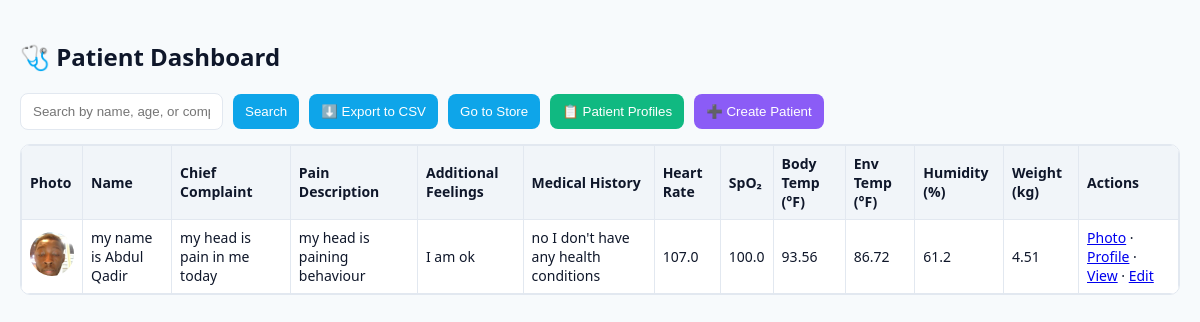
Screenshot of /dashboard (signed in) with the database file from the repository.
### tables this page shows
CREATE TABLE patients (
                id INTEGER PRIMARY KEY AUTOINCREMENT,
                photo TEXT,
                name TEXT,
                age INTEGER,
                gender TEXT,
                contact TEXT,
                address TEXT,
                chief_complaint TEXT,
                pain_level TEXT,
                pain_description TEXT,
                additional_symptoms TEXT,
                medical_history TEXT,
                emergency_name TEXT,
                emergency_relation TEXT,
                emergency_gender TEXT,
                emergency_contact TEXT,
                emergency_address TEXT,
                heart_rate REAL,
                spo2 REAL,
                body_temp_f REAL,
                env_temp_f REAL,
                created_at TIMESTAMP DEFAULT CURRENT_TIMESTAMP
            , humidity_percent REAL, weight_kg REAL, profile_id INTEGER);

### app.py (the view)
    def decorated(*args, **kwargs):
        if not session.get('doctor_ok'):
            return redirect(url_for('doctor_login'))
        return f(*args, **kwargs)

### app.py (called while the page is built)
def doctor_required(f):
    def decorated(*args, **kwargs):
        if not session.get('doctor_ok'):
            return redirect(url_for('doctor_login'))
        return f(*args, **kwargs)
    try:
        decorated.__name__ = f.__name__
    except Exception:
        pass
    return decorated

@app.route('/dashboard')
@doctor_required
def dashboard():
    q = request.args.get('q')
    rows = query_patients(q)
    return render_template('dashboard.html', rows=rows, q=q)

### db.py (called while the page is built)
def get_conn() -> sqlite3.Connection:
    conn = sqlite3.connect(DB_PATH)
    conn.row_factory = sqlite3.Row
    return conn

def query_patients(search: Optional[str] = None) -> Iterable[sqlite3.Row]:
    with get_conn() as conn:
        if search:
            like = f"%{search}%"
            cur = conn.execute(
                """
                SELECT * FROM patients
                WHERE COALESCE(name,'') LIKE ?
                   OR COALESCE(age,'') LIKE ?
                   OR COALESCE(chief_complaint,'') LIKE ?
                ORDER BY datetime(created_at) DESC
                """,
                (like, like, like),
            )
        else:
            cur = conn.execute(
                "SELECT * FROM patients ORDER BY datetime(created_at) DESC"
            )
        return cur.fetchall()

### templates/dashboard.html (shortened to what this page needs)
<!DOCTYPE html>
<html lang="en">
<head>
    <link rel="stylesheet" href="https://cdnjs.cloudflare.com/ajax/libs/font-awesome/6.5.0/css/all.min.css">
    </head>
<body>
    <h2>🩺 Patient Dashboard</h2>
    <div class="bar">
        <input id="q" placeholder="Search by name, age, or complaint..." value="{{ q or '' }}" />
        <button onclick="location.href='/dashboard?q=' + encodeURIComponent(document.getElementById('q').value)">Search</button>
        <button onclick="location.href='/export.csv?q=' + encodeURIComponent(document.getElementById('q').value)">⬇️ Export to CSV</button>
        <button onclick="location.href='/store'">Go to Store</button>
        <button onclick="location.href='/PatientProfiles.html'" style="background: #10b981;">📋 Patient Profiles</button>
        <button onclick="location.href='/doctor/create_patient'" style="background: #8b5cf6;">➕ Create Patient</button>
    </div>
    <div class="wrap">
        <table>
            <thead>
                <tr>
                    <th>Photo</th>
                    <th>Name</th>
                    <th>Chief Complaint</th>
                    <th>Pain Description</th>
                    <th>Additional Feelings</th>
                    <th>Medical History</th>
                    <th>Heart Rate</th>
                    <th>SpO₂</th>
                    <th>Body Temp (°F)</th>
                    <th>Env Temp (°F)</th>
                    <th>Humidity (%)</th>
                    <th>Weight (kg)</th>
                    <th>Actions</th>
                </tr>
            </thead>
            <tbody>
                {% for r in rows %}
                <tr>
                    <td>{% if r['photo'] %}<img src="/uploads/{{ r['photo'] }}" alt="photo" style="width:44px;height:44px;border-radius:50%;object-fit:cover">{% endif %}</td>
                    <td>{{ r['name'] or '' }}</td>
                    <td>{{ r['chief_complaint'] or '' }}</td>
                    <td>{{ r['pain_description'] or '' }}</td>
                    <td>{{ r['additional_symptoms'] or '' }}</td>
                    <td>{{ r['medical_history'] or '' }}</td>
                    <td>{{ r['heart_rate'] }}</td>
                    <td>{{ r['spo2'] }}</td>
                    <td>{{ r['body_temp_f'] }}</td>
                    <td>{{ r['env_temp_f'] }}</td>
                    <td>{{ r['humidity_percent'] }}</td>
                    <td>{{ r['weight_kg'] }}</td>
                    <td>
                        {% if r['photo'] %}<a href="/uploads/{{ r['photo'] }}" target="_blank">Photo</a> · {% endif %}
                        {% if r['profile_id'] %}<a href="/PatientAccount.html?patient_id={{ r['profile_id'] }}" target="_blank">Profile</a> · {% endif %}
                        <a href="/view/{{ r['id'] }}" target="_blank" onclick="try{localStorage.setItem('refresh_store', String(Date.now()));}catch(e){} setTimeout(function(){ location.reload(); }, 600);">View</a> ·
                        <a href="/edit/{{ r['id'] }}" target="_blank">Edit</a>
                    </td>
                </tr>
                {% endfor %}
            </tbody>
        </table>
    </div>
</body>
</html>

### templates/dashboard.html (style rules this page uses)
body { font-family:system-ui,Segoe UI,Roboto,Arial,sans-serif;margin:0;padding:20px;background:#f7fafc;color:#0f172a }
.bar { display:flex;gap:10px;align-items:center;flex-wrap:wrap;margin-bottom:14px }
input,button { padding:10px 12px;border:1px solid #e2e8f0;border-radius:8px }
button { background:#0ea5e9;color:#fff;border:none;cursor:pointer }
table { width:100%;border-collapse:collapse;background:#fff }
th,td { border:1px solid #e2e8f0;padding:8px;font-size:14px }
th { background:#f1f5f9;text-align:left }
.wrap { overflow:auto;border:1px solid #e2e8f0;border-radius:10px }

### rows the page displays
patients: photo (picture), name "my name is Abdul Qadir", chief_complaint "my head is pain in me today", pain_description "my head is paining behaviour", additional_symptoms "I am ok", medical_history "no I don't have any health conditions", heart_rate "107.0", spo2 "100.0", body_temp_f "93.56", env_temp_f "86.72", humidity_percent "61.2", weight_kg "4.51"
